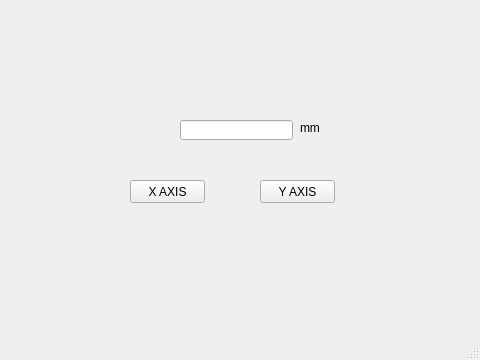
<?xml version="1.0" encoding="UTF-8"?>
<ui version="4.0">
 <class>testAxis</class>
 <widget class="QMainWindow" name="testAxis">
  <property name="geometry">
   <rect>
    <x>0</x>
    <y>0</y>
    <width>480</width>
    <height>360</height>
   </rect>
  </property>
  <property name="windowTitle">
   <string>Test Axis</string>
  </property>
  <widget class="QWidget" name="centralwidget">
   <widget class="QLineEdit" name="Axis_text">
    <property name="geometry">
     <rect>
      <x>180</x>
      <y>120</y>
      <width>113</width>
      <height>20</height>
     </rect>
    </property>
   </widget>
   <widget class="QPushButton" name="x_btn">
    <property name="geometry">
     <rect>
      <x>130</x>
      <y>180</y>
      <width>75</width>
      <height>23</height>
     </rect>
    </property>
    <property name="text">
     <string>X AXIS</string>
    </property>
   </widget>
   <widget class="QPushButton" name="y_btn">
    <property name="geometry">
     <rect>
      <x>260</x>
      <y>180</y>
      <width>75</width>
      <height>23</height>
     </rect>
    </property>
    <property name="text">
     <string>Y AXIS</string>
    </property>
   </widget>
   <widget class="QLabel" name="label">
    <property name="geometry">
     <rect>
      <x>300</x>
      <y>120</y>
      <width>101</width>
      <height>16</height>
     </rect>
    </property>
    <property name="text">
     <string>mm</string>
    </property>
   </widget>
  </widget>
  <widget class="QMenuBar" name="menubar">
   <property name="geometry">
    <rect>
     <x>0</x>
     <y>0</y>
     <width>480</width>
     <height>21</height>
    </rect>
   </property>
  </widget>
  <widget class="QStatusBar" name="statusbar"/>
 </widget>
 <resources/>
 <connections/>
</ui>
